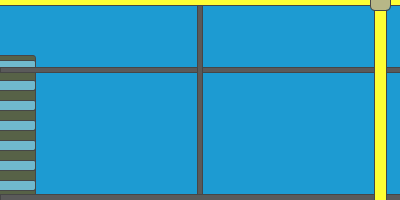
Frame 1 (no input)
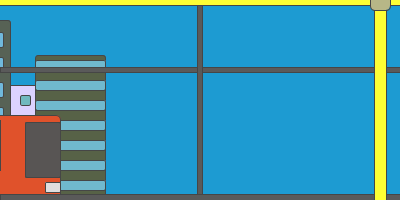
Frame 60 (the mouse pressed at the canvas centre just before this capture)
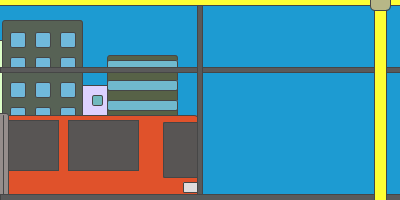
Frame 120 (the mouse held since frame 60 and released just before this capture)

The Processing sketch that drew these frames (run headless with seeded random() and noise(); from frame 60 on, the mouse is pressed at the canvas centre):

// Processing sketch: processing_125872
// ── processing_125872.pde

// Amauri - 18/12/2013 - TRABALHO 2
/* A melhor parte de todos os meus dias de 2013 é quando estou
voltando para casa*/
float   x = 0.0;
float   y = 0.0;
float   z = 0.0;

void setup(){
  size(400,200);
  smooth();
  fill(0);
}
void draw() {
  background(29,155,210);
  stroke(70);
  strokeWeight(1);
  
  rectMode(CENTER);
  
  fill(220,210,255);//prédio ao fundo 1
  rect(x-50,160,60,150);
  for(y = 100; y <= 190; y += 20){
    fill(112,185,190);
    rect(x-45,y, 10,10,2);
  }
  
  fill(220,255,200);//prédio ao fundo 2
  rect(x-170,130,80,180,3);
  for(y = 60; y <= 200; y += 20){
    fill(120,190,180);
    rect(x-180,y, 50, 10,1);
  }
  
  fill(167,137,129);//prédio ao fundo 3
  rect(x-300,130,100,180,3);
  for(y = 60; y <= 200; y += 30){
    fill(100);
   rect(x-300,y,80,20);
  } 
  
  fill(87,98,71);//prèdio 1
  rect(x, 130,70,150,3);
  for(y = 65; y <= 195; y += 20){
   fill(112,185,206);
   rect(x,y, 70,10,2);
  }
  fill(87,98,85);//prédio 2
  rect(x-100,110,80,180,3);
  float x1 = 0.0;
  for(y = 40; y <= 180; y += 25){
    for(x1 = x-125; x1 <= x-70 ; x1 += 25){
      fill(112,185,220);
      rect(x1,y,15,15,2);
    }
  }
  fill(220,210,190);//prédio 3
  rect(x-250,150,170,90,3);
  fill(112,185,215);
  rect(x-290,155,70,50);
  fill(144,124,57);
  rect(x-190,180,20,40);
  fill(176,178,135);
  rect(x-185,182,5,2);
  
  rect(x-400, 110, 90,210,3);//prèdio 4
  for(y = 25; y <= 180; y += 15){
   fill(137,198,209); 
   rect(x-400,y, 75,10,1);
  }  
  
  
  
  fill(129,104,51);//árvore 1
  rect(x-170,180,10,40);
  fill(55,134,43);
  rect(x-170, 150, 40,20,10);
  
  fill(130,100,50);//árvore 2
  rect(x-95,170, 5,60);
  fill(55,140,50);
  rect(x-95,130, 25,25,10);
  
  fill(245,220,135);//pessoa 1
  rect(x-260,175,3,4);
  ellipse(x-260,170,10,10);
  fill(105,28,134);
  rect(x-260, 186,10,18,2);
  
  fill(245,193,129);//pessoa 2
  rect(x-370,175,3,4);
  ellipse(x-370,170, 11,11);
  fill(93,84,73);
  rect(x-370,186,10,20,2);
  
  fill(80,42,12);//árvore 3
  rect(x-460,175,10,80);
  fill(63,131,48);
  arc(x-460,155,40,60,PI, PI+QUARTER_PI*4);
  
  
  
  fill(224,82,43);//ônibus
  rect(z-300,190,450,150,5);
  float z1 = 0.0;
  float z2 = 0.0;
  fill(224,222,222);
  rect(z-83,187,15,10,1);
  fill(172,50,16);
  rect(z-517,187,15,10,1);
  fill(88,85,84);
  for(z1 = z-490; z1 <= z-100; z1 += 80){
   rect(z1, 145, 70,50);
   rect(z-93, 150, 35,55,2);
  }
  fill(149,141,139);
  rect(z-300,190, 70,153,3);
  for(z1 = z-330; z1 <= z-270; z1 += 10){
    line(z1,115,z1,260);
  }
  
  
 fill(90);//interior ônibus
 rect(200,200,400,12);
 rect(200,70,400,5);
 rect(200,70,5,248);
 fill(254,255,52);
 rect(380,70,12,300);
 rect(200,0,430,10);
 fill(183,183,135);
 rect(380,0,20,20,5);
 
 
  
  
  
  
  
   
  x += 1.2;
  z += 2.3;
  if (x > 880) {
    x = -30.0;
  }
  if(z > 950) {
    z = -50.0;
  }
 }
 
 




  
